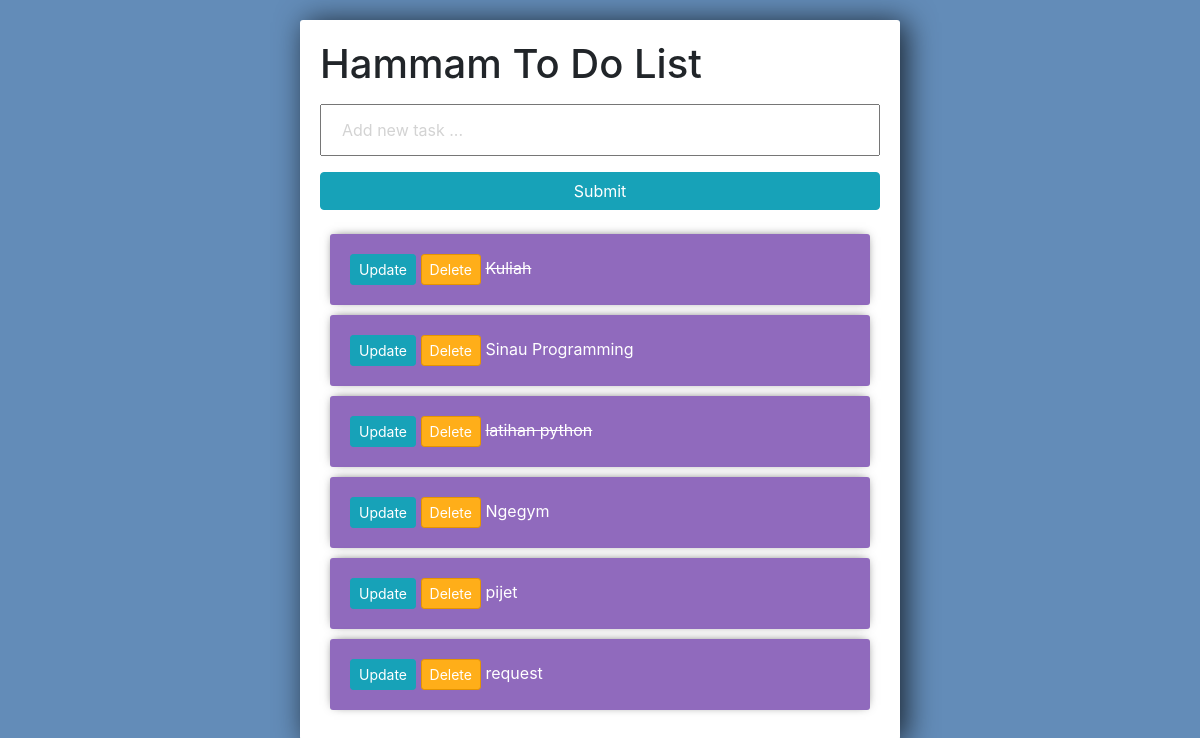
The app's page /, older data.
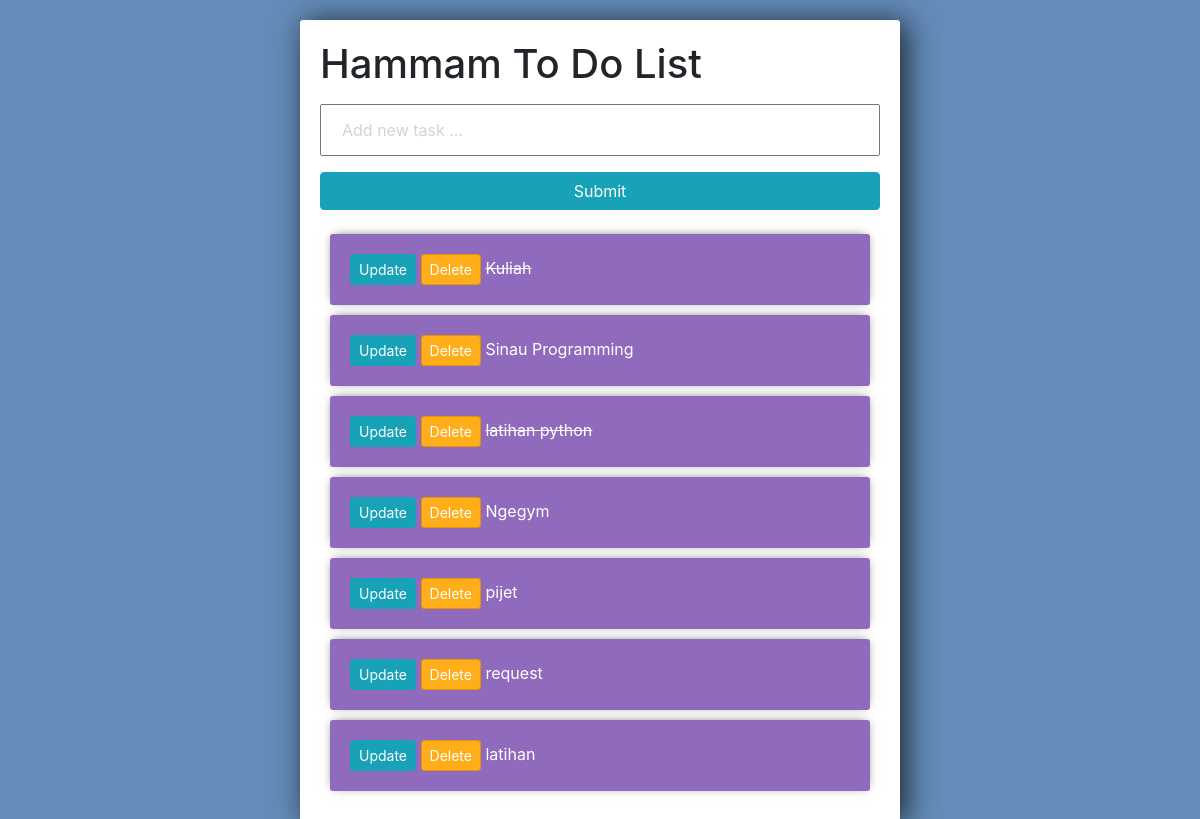
The same page, newer data.
### tugas/models.py (models this page shows)
class Tugas(models.Model):
    title = models.CharField(max_length=200)
    complete = models.BooleanField(default=False)
    created = models.DateTimeField(auto_now_add=True)
    def __str__(self):
        return self.title

### tugas/views.py (the view)
# urls.py: 2. Add a URL to urlpatterns:  path('', views.home, name='home')
def home(request):
    tasks = Tugas.objects.all()
    form = TugasForm()
    if request.method == "POST":
        form = TugasForm(request.POST)
        if form.is_valid():
            form.save()
        return redirect('/')
    context = {
        "tasks" : tasks,
        "form" : form
    }
    return render(request, "tugas/home.html", context)

### tugas/forms.py
class TugasForm(forms.ModelForm):
    title = forms.CharField(widget=forms.TextInput(attrs={'placeholder':'Add new task ...'}))
    class Meta:
        model = Tugas
        fields = "__all__"

### tugas/templates/tugas/home.html (shortened to what this page needs)
<link rel="stylesheet" href="https://stackpath.bootstrapcdn.com/bootstrap/4.3.1/css/bootstrap.min.css">
<div class="center-column">
    <h1>Hammam To Do List</h1>
    <form method="POST" action="/">
        {{ form.title }}
        <input class="btn btn-info" type="submit" name="Create Tasks">
    </form>
    <div>
        {% for x in tasks %}
            <div class="item-row">
                <a class="btn btn-sm btn-info" href="{% url 'update' x.id %}">Update</a>
                <a class="btn btn-sm btn-danger" href="{% url 'delete' x.id %}">Delete</a>
                {% if x.complete == True %}
                <strike>{{ x }}</strike>
                {% else %}
                <span>{{x}}</span>
                {% endif %}
            </div>
        {% endfor %}
    </div>
</div>

Row changes from the older to the newer data that the page shows:
added Tugas: title "latihan"
